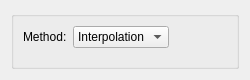
<?xml version="1.0" encoding="UTF-8"?>
<ui version="4.0">
 <class>MapFieldDataFromNodeToElemDialog</class>
 <widget class="QDialog" name="MapFieldDataFromNodeToElemDialog">
  <property name="geometry">
   <rect>
    <x>0</x>
    <y>0</y>
    <width>250</width>
    <height>80</height>
   </rect>
  </property>
  <property name="sizePolicy">
   <sizepolicy hsizetype="Fixed" vsizetype="Fixed">
    <horstretch>0</horstretch>
    <verstretch>0</verstretch>
   </sizepolicy>
  </property>
  <property name="minimumSize">
   <size>
    <width>250</width>
    <height>80</height>
   </size>
  </property>
  <property name="windowTitle">
   <string>Dialog</string>
  </property>
  <layout class="QVBoxLayout" name="verticalLayout">
   <item>
    <widget class="QGroupBox" name="groupBox">
     <property name="title">
      <string/>
     </property>
     <layout class="QFormLayout" name="formLayout">
      <property name="fieldGrowthPolicy">
       <enum>QFormLayout::FieldsStayAtSizeHint</enum>
      </property>
      <item row="0" column="0">
       <widget class="QLabel" name="label_3">
        <property name="text">
         <string>Method:</string>
        </property>
       </widget>
      </item>
      <item row="0" column="1">
       <widget class="QComboBox" name="methodComboBox_">
        <item>
         <property name="text">
          <string>Interpolation</string>
         </property>
        </item>
        <item>
         <property name="text">
          <string>Average</string>
         </property>
        </item>
        <item>
         <property name="text">
          <string>Min</string>
         </property>
        </item>
        <item>
         <property name="text">
          <string>Max</string>
         </property>
        </item>
        <item>
         <property name="text">
          <string>Sum</string>
         </property>
        </item>
        <item>
         <property name="text">
          <string>Median</string>
         </property>
        </item>
        <item>
         <property name="text">
          <string>None</string>
         </property>
        </item>
       </widget>
      </item>
     </layout>
    </widget>
   </item>
  </layout>
 </widget>
 <resources/>
 <connections/>
</ui>
